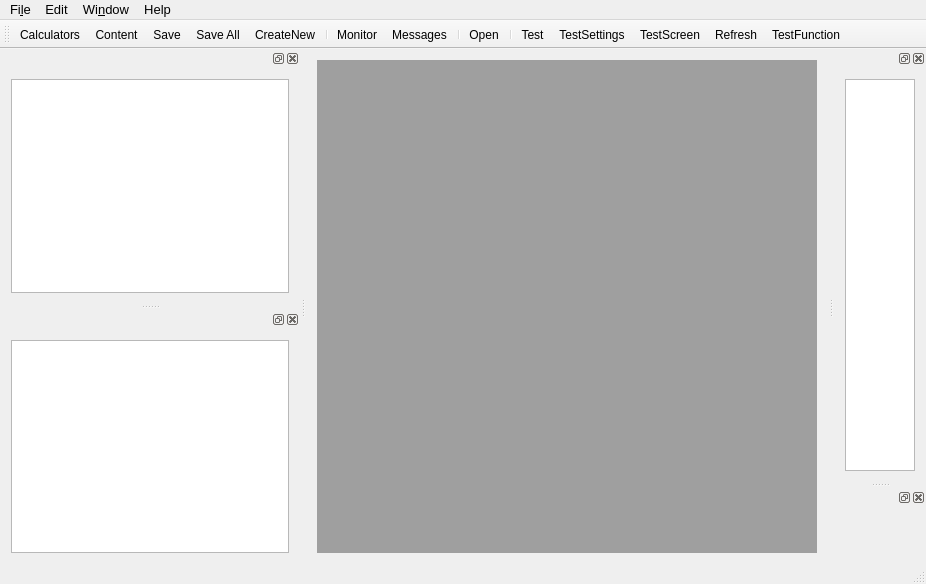
<?xml version="1.0" encoding="UTF-8"?>
<ui version="4.0">
 <author>Ian Gebbie</author>
 <class>MainWindow</class>
 <widget class="QMainWindow" name="MainWindow">
  <property name="geometry">
   <rect>
    <x>0</x>
    <y>0</y>
    <width>919</width>
    <height>584</height>
   </rect>
  </property>
  <property name="windowTitle">
   <string>Linux HP Connect</string>
  </property>
  <widget class="QWidget" name="centralWidget">
   <layout class="QHBoxLayout" name="horizontalLayout">
    <item>
     <widget class="QMdiArea" name="mdiArea">
      <property name="sizePolicy">
       <sizepolicy hsizetype="MinimumExpanding" vsizetype="Expanding">
        <horstretch>0</horstretch>
        <verstretch>0</verstretch>
       </sizepolicy>
      </property>
      <property name="minimumSize">
       <size>
        <width>500</width>
        <height>0</height>
       </size>
      </property>
      <property name="verticalScrollBarPolicy">
       <enum>Qt::ScrollBarAsNeeded</enum>
      </property>
      <property name="horizontalScrollBarPolicy">
       <enum>Qt::ScrollBarAsNeeded</enum>
      </property>
     </widget>
    </item>
   </layout>
  </widget>
  <widget class="QMenuBar" name="menuBar">
   <property name="geometry">
    <rect>
     <x>0</x>
     <y>0</y>
     <width>919</width>
     <height>23</height>
    </rect>
   </property>
   <property name="font">
    <font>
     <pointsize>10</pointsize>
    </font>
   </property>
   <widget class="QMenu" name="menuFile">
    <property name="title">
     <string>Fi&amp;le</string>
    </property>
    <addaction name="actionExit"/>
   </widget>
   <widget class="QMenu" name="menuEdit">
    <property name="title">
     <string>Edit</string>
    </property>
    <addaction name="separator"/>
    <addaction name="actionPreferences"/>
   </widget>
   <widget class="QMenu" name="menuWindow">
    <property name="title">
     <string>Wi&amp;ndow</string>
    </property>
    <addaction name="actionClose"/>
    <addaction name="actionClose_all"/>
    <addaction name="separator"/>
    <addaction name="actionTile"/>
    <addaction name="actionCascade"/>
    <addaction name="separator"/>
    <addaction name="actionNext"/>
    <addaction name="actionPrevious"/>
    <addaction name="separator"/>
    <addaction name="actionMessages"/>
    <addaction name="actionMonitor"/>
    <addaction name="actionCalculators"/>
    <addaction name="actionContent"/>
    <addaction name="actionLog"/>
   </widget>
   <widget class="QMenu" name="menuHelp">
    <property name="title">
     <string>Help</string>
    </property>
    <addaction name="actionAbout_HP_Connect"/>
   </widget>
   <addaction name="menuFile"/>
   <addaction name="menuEdit"/>
   <addaction name="menuWindow"/>
   <addaction name="menuHelp"/>
  </widget>
  <widget class="QDockWidget" name="dwCalculator">
   <property name="sizePolicy">
    <sizepolicy hsizetype="Expanding" vsizetype="Expanding">
     <horstretch>0</horstretch>
     <verstretch>0</verstretch>
    </sizepolicy>
   </property>
   <property name="minimumSize">
    <size>
     <width>200</width>
     <height>184</height>
    </size>
   </property>
   <property name="maximumSize">
    <size>
     <width>524287</width>
     <height>524287</height>
    </size>
   </property>
   <property name="baseSize">
    <size>
     <width>300</width>
     <height>200</height>
    </size>
   </property>
   <attribute name="dockWidgetArea">
    <number>1</number>
   </attribute>
   <widget class="QWidget" name="wCalculator">
    <property name="sizePolicy">
     <sizepolicy hsizetype="Expanding" vsizetype="Expanding">
      <horstretch>0</horstretch>
      <verstretch>0</verstretch>
     </sizepolicy>
    </property>
    <property name="minimumSize">
     <size>
      <width>100</width>
      <height>150</height>
     </size>
    </property>
    <layout class="QVBoxLayout" name="verticalLayout_3">
     <item>
      <widget class="QTreeView" name="tvCalculators">
       <property name="enabled">
        <bool>true</bool>
       </property>
       <property name="sizePolicy">
        <sizepolicy hsizetype="Expanding" vsizetype="Expanding">
         <horstretch>0</horstretch>
         <verstretch>0</verstretch>
        </sizepolicy>
       </property>
       <property name="contextMenuPolicy">
        <enum>Qt::ActionsContextMenu</enum>
       </property>
       <property name="toolTip">
        <string>&lt;html&gt;&lt;head/&gt;&lt;body&gt;&lt;p&gt;Calculator View&lt;/p&gt;&lt;/body&gt;&lt;/html&gt;</string>
       </property>
       <property name="lineWidth">
        <number>2</number>
       </property>
       <property name="midLineWidth">
        <number>1</number>
       </property>
       <attribute name="headerVisible">
        <bool>false</bool>
       </attribute>
      </widget>
     </item>
    </layout>
   </widget>
  </widget>
  <widget class="QToolBar" name="toolBar">
   <property name="windowTitle">
    <string>toolBar</string>
   </property>
   <attribute name="toolBarArea">
    <enum>TopToolBarArea</enum>
   </attribute>
   <attribute name="toolBarBreak">
    <bool>false</bool>
   </attribute>
   <addaction name="actionCalculators"/>
   <addaction name="actionContent"/>
   <addaction name="actionSave"/>
   <addaction name="actionSave_All"/>
   <addaction name="actionCreateNew"/>
   <addaction name="separator"/>
   <addaction name="actionMonitor"/>
   <addaction name="actionMessages"/>
   <addaction name="separator"/>
   <addaction name="actionOpen"/>
   <addaction name="separator"/>
   <addaction name="actionTest"/>
   <addaction name="actionTestSettings"/>
   <addaction name="actionTestScreen"/>
   <addaction name="actionRefresh"/>
   <addaction name="actionTestFunction"/>
  </widget>
  <widget class="QDockWidget" name="dwContent">
   <property name="sizePolicy">
    <sizepolicy hsizetype="Expanding" vsizetype="Expanding">
     <horstretch>0</horstretch>
     <verstretch>0</verstretch>
    </sizepolicy>
   </property>
   <property name="minimumSize">
    <size>
     <width>300</width>
     <height>130</height>
    </size>
   </property>
   <property name="maximumSize">
    <size>
     <width>524287</width>
     <height>524287</height>
    </size>
   </property>
   <attribute name="dockWidgetArea">
    <number>1</number>
   </attribute>
   <widget class="QWidget" name="wContent">
    <property name="sizePolicy">
     <sizepolicy hsizetype="Expanding" vsizetype="Expanding">
      <horstretch>0</horstretch>
      <verstretch>0</verstretch>
     </sizepolicy>
    </property>
    <layout class="QVBoxLayout" name="verticalLayout_2">
     <item>
      <widget class="QTreeView" name="tvContent">
       <property name="toolTip">
        <string>&lt;html&gt;&lt;head/&gt;&lt;body&gt;&lt;p&gt;File View&lt;/p&gt;&lt;/body&gt;&lt;/html&gt;</string>
       </property>
       <property name="selectionBehavior">
        <enum>QAbstractItemView::SelectItems</enum>
       </property>
       <property name="indentation">
        <number>15</number>
       </property>
       <attribute name="headerCascadingSectionResizes">
        <bool>true</bool>
       </attribute>
       <attribute name="headerMinimumSectionSize">
        <number>47</number>
       </attribute>
       <attribute name="headerDefaultSectionSize">
        <number>150</number>
       </attribute>
       <attribute name="headerHighlightSections">
        <bool>true</bool>
       </attribute>
       <attribute name="headerStretchLastSection">
        <bool>false</bool>
       </attribute>
      </widget>
     </item>
    </layout>
   </widget>
  </widget>
  <widget class="QDockWidget" name="dwMessenger">
   <property name="sizePolicy">
    <sizepolicy hsizetype="Expanding" vsizetype="Expanding">
     <horstretch>0</horstretch>
     <verstretch>0</verstretch>
    </sizepolicy>
   </property>
   <property name="maximumSize">
    <size>
     <width>150</width>
     <height>524287</height>
    </size>
   </property>
   <attribute name="dockWidgetArea">
    <number>2</number>
   </attribute>
   <widget class="QWidget" name="wMessage">
    <property name="sizePolicy">
     <sizepolicy hsizetype="Expanding" vsizetype="Expanding">
      <horstretch>0</horstretch>
      <verstretch>0</verstretch>
     </sizepolicy>
    </property>
    <layout class="QVBoxLayout" name="verticalLayout">
     <item>
      <widget class="QTextEdit" name="teMessage"/>
     </item>
    </layout>
   </widget>
  </widget>
  <widget class="QDockWidget" name="dwMonitor">
   <property name="sizePolicy">
    <sizepolicy hsizetype="Expanding" vsizetype="Expanding">
     <horstretch>0</horstretch>
     <verstretch>0</verstretch>
    </sizepolicy>
   </property>
   <attribute name="dockWidgetArea">
    <number>2</number>
   </attribute>
   <widget class="QWidget" name="wMonitor">
    <property name="sizePolicy">
     <sizepolicy hsizetype="Expanding" vsizetype="Expanding">
      <horstretch>0</horstretch>
      <verstretch>0</verstretch>
     </sizepolicy>
    </property>
    <layout class="QVBoxLayout" name="verticalLayout_4">
     <item>
      <layout class="QGridLayout" name="wMonitorGrid" rowstretch="0" columnstretch="0" rowminimumheight="0"/>
     </item>
    </layout>
   </widget>
  </widget>
  <widget class="QStatusBar" name="statusBar">
   <property name="sizePolicy">
    <sizepolicy hsizetype="Preferred" vsizetype="Preferred">
     <horstretch>100</horstretch>
     <verstretch>20</verstretch>
    </sizepolicy>
   </property>
   <property name="minimumSize">
    <size>
     <width>100</width>
     <height>20</height>
    </size>
   </property>
   <property name="toolTip">
    <string extracomment="Status"/>
   </property>
   <property name="autoFillBackground">
    <bool>true</bool>
   </property>
  </widget>
  <action name="actionCut">
   <property name="icon">
    <iconset theme="cut" resource="../qthpconnect.qrc">
     <normaloff>:/icons/cut_32x32.png</normaloff>:/icons/cut_32x32.png</iconset>
   </property>
   <property name="text">
    <string>&amp;Cut</string>
   </property>
   <property name="font">
    <font/>
   </property>
  </action>
  <action name="actionCopy">
   <property name="icon">
    <iconset theme="action_copy" resource="../qthpconnect.qrc">
     <normaloff>:/icons/copy_32x32.png</normaloff>:/icons/copy_32x32.png</iconset>
   </property>
   <property name="text">
    <string>C&amp;opy</string>
   </property>
   <property name="font">
    <font/>
   </property>
  </action>
  <action name="actionPaste">
   <property name="icon">
    <iconset resource="../qthpconnect.qrc">
     <normaloff>:/icons/paste_32x32.png</normaloff>:/icons/paste_32x32.png</iconset>
   </property>
   <property name="text">
    <string>&amp;Paste</string>
   </property>
  </action>
  <action name="actionClose">
   <property name="text">
    <string>&amp;Close</string>
   </property>
  </action>
  <action name="actionClose_all">
   <property name="text">
    <string>C&amp;lose all</string>
   </property>
  </action>
  <action name="actionTile">
   <property name="text">
    <string>&amp;Tile</string>
   </property>
  </action>
  <action name="actionCascade">
   <property name="text">
    <string>Ca&amp;scade</string>
   </property>
  </action>
  <action name="actionNext">
   <property name="text">
    <string>&amp;Next</string>
   </property>
  </action>
  <action name="actionMessages">
   <property name="icon">
    <iconset resource="../qthpconnect.qrc">
     <normaloff>:/icons/chat_32x32.png</normaloff>:/icons/chat_32x32.png</iconset>
   </property>
   <property name="text">
    <string>&amp;Messages</string>
   </property>
  </action>
  <action name="actionMonitor">
   <property name="icon">
    <iconset resource="../qthpconnect.qrc">
     <normaloff>:/icons/monitor_32x32.png</normaloff>:/icons/monitor_32x32.png</iconset>
   </property>
   <property name="text">
    <string>M&amp;onitor</string>
   </property>
  </action>
  <action name="actionCalculators">
   <property name="icon">
    <iconset resource="../qthpconnect.qrc">
     <normaloff>:/icons/calc_tree_32x32.png</normaloff>:/icons/calc_tree_32x32.png</iconset>
   </property>
   <property name="text">
    <string>Calc&amp;ulators</string>
   </property>
  </action>
  <action name="actionAbout_HP_Connect">
   <property name="icon">
    <iconset theme="about" resource="../qthpconnect.qrc">
     <normaloff>:/icons/about_32x32.png</normaloff>:/icons/about_32x32.png</iconset>
   </property>
   <property name="text">
    <string>&amp;About HP Connect</string>
   </property>
   <property name="font">
    <font/>
   </property>
  </action>
  <action name="actionPreferences">
   <property name="icon">
    <iconset resource="../qthpconnect.qrc">
     <normaloff>:/icons/preferences_32x32.png</normaloff>:/icons/preferences_32x32.png</iconset>
   </property>
   <property name="text">
    <string>P&amp;references</string>
   </property>
   <property name="font">
    <font/>
   </property>
  </action>
  <action name="actionPrevious">
   <property name="text">
    <string>&amp;Previous</string>
   </property>
  </action>
  <action name="actionContent">
   <property name="icon">
    <iconset resource="../qthpconnect.qrc">
     <normaloff>:/icons/content_32x32.png</normaloff>:/icons/content_32x32.png</iconset>
   </property>
   <property name="text">
    <string>Cont&amp;ent</string>
   </property>
  </action>
  <action name="actionSave">
   <property name="icon">
    <iconset resource="../qthpconnect.qrc">
     <normaloff>:/icons/save_32x32.png</normaloff>:/icons/save_32x32.png</iconset>
   </property>
   <property name="text">
    <string>Save</string>
   </property>
  </action>
  <action name="actionSave_All">
   <property name="icon">
    <iconset resource="../qthpconnect.qrc">
     <normaloff>:/icons/save_all_32x32.png</normaloff>:/icons/save_all_32x32.png</iconset>
   </property>
   <property name="text">
    <string>Save All</string>
   </property>
  </action>
  <action name="actionCreateNew">
   <property name="icon">
    <iconset resource="../qthpconnect.qrc">
     <normaloff>:/icons/add_new_32x32.png</normaloff>:/icons/add_new_32x32.png</iconset>
   </property>
   <property name="text">
    <string>CreateNew</string>
   </property>
   <property name="toolTip">
    <string>Create New </string>
   </property>
  </action>
  <action name="actionExit">
   <property name="icon">
    <iconset resource="../qthpconnect.qrc">
     <normaloff>:/icons/delete_32x32.png</normaloff>:/icons/delete_32x32.png</iconset>
   </property>
   <property name="text">
    <string>&amp;Exit</string>
   </property>
  </action>
  <action name="actionOpen">
   <property name="icon">
    <iconset resource="../qthpconnect.qrc">
     <normaloff>:/icons/add_icon_32x32.png</normaloff>:/icons/add_icon_32x32.png</iconset>
   </property>
   <property name="text">
    <string>Open</string>
   </property>
  </action>
  <action name="actionLog">
   <property name="icon">
    <iconset resource="../qthpconnect.qrc">
     <normaloff>:/icons/note_32x32.png</normaloff>:/icons/note_32x32.png</iconset>
   </property>
   <property name="text">
    <string>Lo&amp;g</string>
   </property>
  </action>
  <action name="actionTest">
   <property name="icon">
    <iconset resource="../qthpconnect.qrc">
     <normaloff>:/icons/clone_to_32x32.png</normaloff>:/icons/clone_to_32x32.png</iconset>
   </property>
   <property name="text">
    <string>Test</string>
   </property>
   <property name="toolTip">
    <string>Test Button</string>
   </property>
  </action>
  <action name="actionTreePreference">
   <property name="icon">
    <iconset resource="../qthpconnect.qrc">
     <normaloff>:/icons/preferences_32x32.png</normaloff>:/icons/preferences_32x32.png</iconset>
   </property>
   <property name="text">
    <string>TreePreference</string>
   </property>
  </action>
  <action name="actionTestSettings">
   <property name="icon">
    <iconset resource="../qthpconnect.qrc">
     <normaloff>:/icons/preferences_32x32.png</normaloff>:/icons/preferences_32x32.png</iconset>
   </property>
   <property name="text">
    <string>TestSettings</string>
   </property>
  </action>
  <action name="actionTestScreen">
   <property name="icon">
    <iconset resource="../qthpconnect.qrc">
     <normaloff>:/icons/add_background_32x32.png</normaloff>:/icons/add_background_32x32.png</iconset>
   </property>
   <property name="text">
    <string>TestScreen</string>
   </property>
   <property name="toolTip">
    <string>Test get Screen Function</string>
   </property>
  </action>
  <action name="actionRefresh">
   <property name="icon">
    <iconset resource="../qthpconnect.qrc">
     <normaloff>:/icons/refresh_32x32.png</normaloff>:/icons/refresh_32x32.png</iconset>
   </property>
   <property name="text">
    <string>Refresh</string>
   </property>
  </action>
  <action name="actionSettings">
   <property name="icon">
    <iconset resource="../qthpconnect.qrc">
     <normaloff>:/icons/preferences_32x32.png</normaloff>:/icons/preferences_32x32.png</iconset>
   </property>
   <property name="text">
    <string>Settings</string>
   </property>
  </action>
  <action name="actionFileOpen">
   <property name="icon">
    <iconset>
     <normalon>:/icons/open_16x16.png</normalon>
    </iconset>
   </property>
   <property name="text">
    <string>&amp;Open</string>
   </property>
   <property name="toolTip">
    <string>Open a file</string>
   </property>
   <property name="shortcut">
    <string>Alt+O</string>
   </property>
  </action>
  <action name="actionFileDelete">
   <property name="icon">
    <iconset>
     <normalon>:/icons/delete_16x16.png</normalon>
    </iconset>
   </property>
   <property name="text">
    <string>&amp;Delete</string>
   </property>
   <property name="toolTip">
    <string>Delete a file</string>
   </property>
   <property name="shortcut">
    <string>Alt+D</string>
   </property>
  </action>
  <action name="actionFileRename">
   <property name="icon">
    <iconset>
     <normalon>:/icons/rename_16x16.png</normalon>
    </iconset>
   </property>
   <property name="text">
    <string>&amp;Rename</string>
   </property>
   <property name="toolTip">
    <string>Rename a file</string>
   </property>
   <property name="shortcut">
    <string>Alt+R</string>
   </property>
  </action>
  <action name="actionCalcOpen">
   <property name="icon">
    <iconset>
     <normalon>:/icons/open_16x16.png</normalon>
    </iconset>
   </property>
   <property name="text">
    <string>&amp;Open</string>
   </property>
   <property name="toolTip">
    <string>Open a file</string>
   </property>
   <property name="shortcut">
    <string>Alt+O</string>
   </property>
  </action>
  <action name="actionCalcDelete">
   <property name="icon">
    <iconset>
     <normalon>:/icons/delete_16x16.png</normalon>
    </iconset>
   </property>
   <property name="text">
    <string>&amp;Delete</string>
   </property>
   <property name="toolTip">
    <string>Delete a file</string>
   </property>
   <property name="shortcut">
    <string>Alt+D</string>
   </property>
  </action>
  <action name="actionCalcRename">
   <property name="icon">
    <iconset>
     <normalon>:/icons/rename_16x16.png</normalon>
    </iconset>
   </property>
   <property name="text">
    <string>&amp;Rename</string>
   </property>
   <property name="toolTip">
    <string>Rename a file</string>
   </property>
   <property name="shortcut">
    <string>Alt+R</string>
   </property>
  </action>
  <action name="actionNewFolder">
   <property name="icon">
    <iconset resource="../qthpconnect.qrc">
     <normaloff>:/icons/new_folder_16x16.png</normaloff>:/icons/new_folder_16x16.png</iconset>
   </property>
   <property name="text">
    <string>Folder</string>
   </property>
   <property name="toolTip">
    <string>Create a New Folder</string>
   </property>
  </action>
  <action name="actionNew_Note">
   <property name="text">
    <string>New Note</string>
   </property>
  </action>
  <action name="actionNew_Program">
   <property name="text">
    <string>New Program</string>
   </property>
  </action>
  <action name="actionTestFunction">
   <property name="icon">
    <iconset resource="../qthpconnect.qrc">
     <normaloff>:/icons/vars_32x32.png</normaloff>:/icons/vars_32x32.png</iconset>
   </property>
   <property name="text">
    <string>TestFunction</string>
   </property>
  </action>
 </widget>
 <layoutdefault spacing="6" margin="11"/>
 <resources>
  <include location="../qthpconnect.qrc"/>
 </resources>
 <connections/>
</ui>
